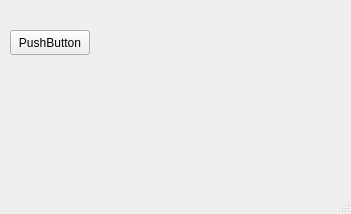
<?xml version="1.0" encoding="UTF-8"?>
<ui version="4.0">
 <class>MainWindow</class>
 <widget class="QMainWindow" name="MainWindow">
  <property name="geometry">
   <rect>
    <x>0</x>
    <y>0</y>
    <width>351</width>
    <height>214</height>
   </rect>
  </property>
  <property name="windowTitle">
   <string>MainWindow</string>
  </property>
  <widget class="QWidget" name="centralwidget">
   <widget class="QPushButton" name="pushButtonShow">
    <property name="geometry">
     <rect>
      <x>10</x>
      <y>30</y>
      <width>80</width>
      <height>25</height>
     </rect>
    </property>
    <property name="text">
     <string>PushButton</string>
    </property>
   </widget>
  </widget>
  <widget class="QMenuBar" name="menubar">
   <property name="geometry">
    <rect>
     <x>0</x>
     <y>0</y>
     <width>351</width>
     <height>23</height>
    </rect>
   </property>
  </widget>
  <widget class="QStatusBar" name="statusbar"/>
 </widget>
 <resources/>
 <connections/>
</ui>
